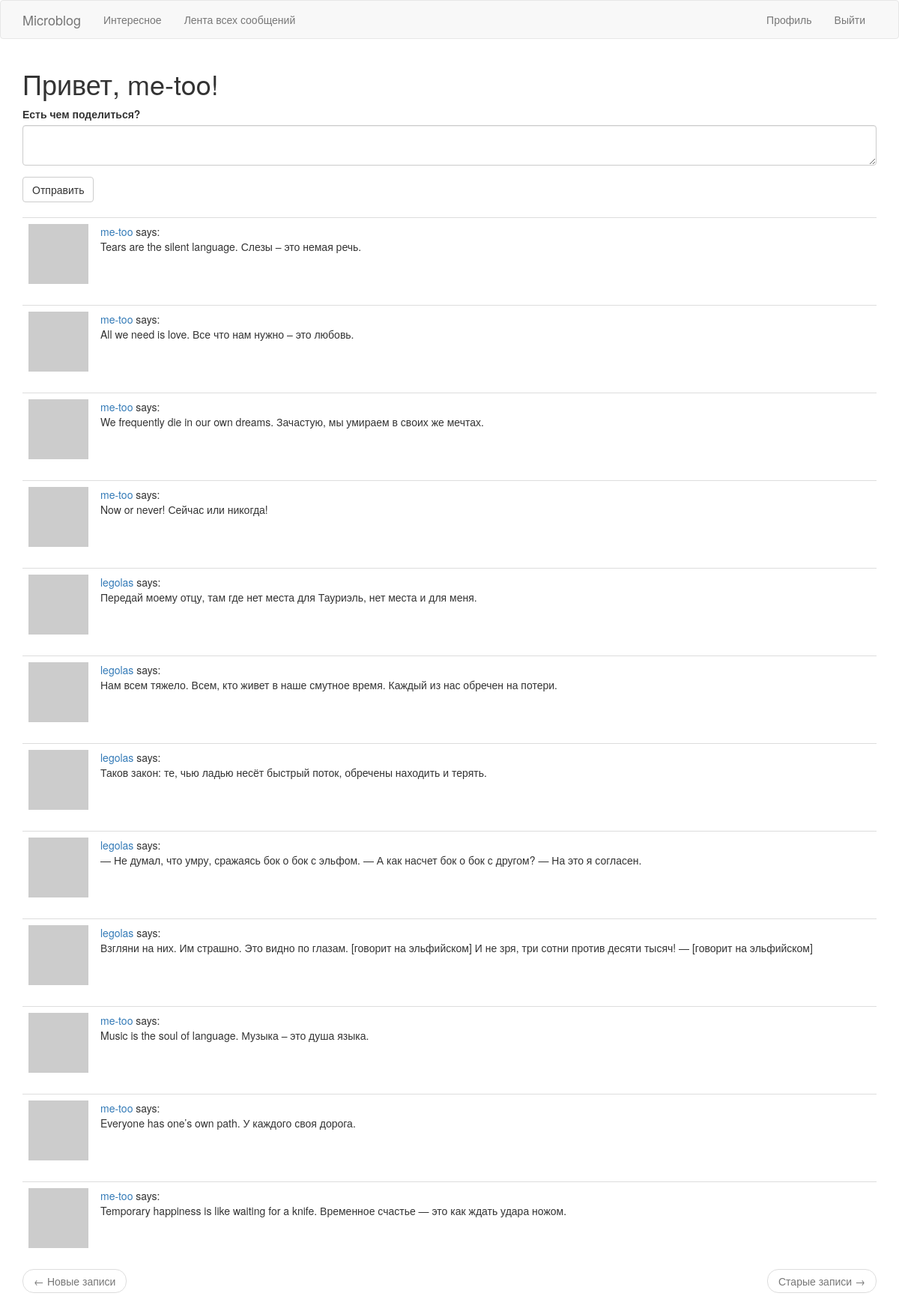
The page /index (signed in) on the database its author committed.
### app/models.py (models this page shows, shortened)
class User(UserMixin, db.Model):
	id = db.Column(db.Integer, primary_key=True)
	username = db.Column(db.String(64), index=True, unique=True)
	email = db.Column(db.String(120), index=True, unique=True)
	password_hash = db.Column(db.String(128))
	posts = db.relationship('Post', backref='author', lazy='dynamic')
	about_me = db.Column(db.String(140))
	last_seen = db.Column(db.DateTime, default=datetime.utcnow)
	followed = db.relationship(
		'User',
		secondary=followers,
		primaryjoin=(followers.c.follower_id == id),
		secondaryjoin=(followers.c.followed_id == id),
		backref=db.backref('followers', lazy='dynamic'),
		lazy='dynamic'
	)
	def avatar(self, size):
		digest = md5(self.email.lower().encode('utf-8')).hexdigest()
		return 'https://www.gravatar.com/avatar/{}?d=identicon&s={}'.format(digest, size)
	def followed_posts(self):
		followed = Post.query.join(
			followers,
			(followers.c.followed_id == Post.user_id)).filter(
				followers.c.follower_id == self.id
			)
		own = Post.query.filter_by(user_id=self.id)
		return followed.union(own).order_by(Post.timestamp.desc())

class Post(db.Model):
	id = db.Column(db.Integer, primary_key=True)
	body = db.Column(db.String(140))
	timestamp = db.Column(db.DateTime, index=True, default=datetime.utcnow)
	user_id = db.Column(db.Integer, db.ForeignKey('user.id'))

### app/routes.py (the view)
@app.route('/', methods=['GET', 'POST'])
@app.route('/index', methods=['GET', 'POST'])
@login_required
def index():
    form = PostForm()
    if form.validate_on_submit():
    	post = Post(body=form.post.data, author=current_user)
    	db.session.add(post)
    	db.session.commit()
    	flash('Ваша мысль материализовалась!')
    	return redirect(url_for('index'))
    page = request.args.get('page', 1, type=int)
    posts = current_user.followed_posts().paginate(
    	page=page,
    	per_page=app.config['POSTS_PER_PAGE'],
    	error_out=False
    )
    next_url = url_for('index', page=posts.next_num) \
    	if posts.has_next else None
    prev_url = url_for('index', page=posts.prev_num) \
    	if posts.has_prev else None
    return render_template('index.html',
    	title='Iндекс',
    	posts=posts.items,
    	form=form,
    	next_url=next_url,
    	prev_url=prev_url)

### app/forms.py
class PostForm(FlaskForm):
	post = TextAreaField('Есть чем поделиться?',
		validators=[DataRequired(), Length(min=1, max=140)])
	submit = SubmitField('Отправить')

### app/models.py (called while the page is built)
@login.user_loader
def load_user(id):
	return User.query.get(int(id))

### app/routes.py (called while the page is built)
@app.before_request
def before_request():
	if current_user.is_authenticated:
		current_user.last_seen = datetime.utcnow()
		db.session.commit()

### app/templates/index.html
{% extends "base.html" %}
{% import 'bootstrap/wtf.html' as wtf %}
{% block app_content %}
    {% if current_user.is_anonymous %}
    <h1>Привет, Anonymous!</h1>
    {% else %}
    <h1>Привет, {{ current_user.username }}!</h1>
    {% endif %}
    {% if form %}
    {{ wtf.quick_form(form) }}
    <br>
    {% endif %}
    {% for post in posts %}
        {% include '_post.html' %}
    {% endfor %}
    <nav aria-label="...">
        <ul class="pager">
            <li class="previous{% if not prev_url %} disabled{% endif %}">
                <a href="{{ prev_url or '#' }}">
                    <span aria-hidden="true">&larr;</span> Новые записи
                </a>
            </li>
            <li class="next{% if not next_url %} disabled{% endif %}">
                <a href="{{ next_url or '#' }}">
                    Старые записи <span aria-hidden="true">&rarr;</span>
                </a>
            </li>
        </ul>
    </nav>
{% endblock %}

### app/templates/_post.html
    <table class="table table-hover">
        <tr>
            <td width="70px">
                <a href="{{ url_for('user', username=post.author.username) }}">
                    <img src="{{ post.author.avatar(70) }}" />
                </a>
            </td>
            <td>
                <a href="{{ url_for('user', username=post.author.username) }}">
                    {{ post.author.username }}
                </a>
                says:
                <br>
                {{ post.body }}
            </td>
        </tr>
    </table>

### rows shown on the page
User: username "me-too"
Post: author.username "me-too", body "Tears are the silent language. Слезы – это немая речь."
Post: author.username "me-too", body "All we need is love. Все что нам нужно – это любовь."
Post: author.username "me-too", body "We frequently die in our own dreams. Зачастую, мы умираем в своих же мечтах."
Post: author.username "me-too", body "Now or never! Сейчас или никогда!"
Post: author.username "legolas", body "Передай моему отцу, там где нет места для Тауриэль, нет места и для меня."
Post: author.username "legolas", body "Нам всем тяжело. Всем, кто живет в наше смутное время. Каждый из нас обречен на потери."
Post: author.username "legolas", body "Таков закон: те, чью ладью несёт быстрый поток, обречены находить и терять."
Post: author.username "legolas", body "— Не думал, что умру, сражаясь бок о бок с эльфом. — А как насчет бок о бок с другом? — На это я согласен."
Post: author.username "legolas", body "Взгляни на них. Им страшно. Это видно по глазам. [говорит на эльфийском] И не зря, три сотни против десяти тысяч! — [говорит на эльфийском]"
Post: author.username "me-too", body "Music is the soul of language. Музыка – это душа языка."
Post: author.username "me-too", body "Everyone has one’s own path. У каждого своя дорога."
Post: author.username "me-too", body "Temporary happiness is like waiting for a knife. Временное счастье — это как ждать удара ножом."
